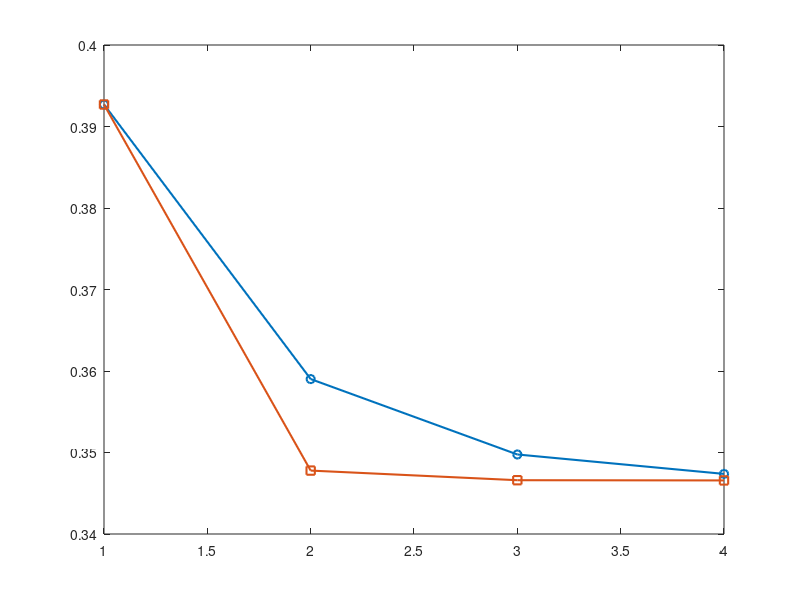

Write MATLAB code to recreate this figure. (Note: this script raises an error after producing the figure.)
% ========================================================================
% File:        romberg_tan.m
% Description: High-accuracy numerical integration of tan(x) from 0 to pi/4
%              using Romberg Integration with Richardson extrapolation.
%              This script builds the full Romberg table up to level 4,
%              prints all values with controlled precision, compares the
%              final estimate to the analytical solution, computes percent
%              error, and visualizes convergence behavior.
%
% Techniques Demonstrated:
%   - Composite trapezoidal rule refinement
%   - Richardson extrapolation
%   - Construction of Romberg table R(i,j)
%   - Numerical error analysis
%   - MATLAB vectorization & clean scientific coding practices
%
% ========================================================================

clc; clear; close all;

%% ------------------------------------------------------------------------
%  Problem Setup
% -------------------------------------------------------------------------
f = @(x) tan(x);     % Integrand
a = 0;               % Lower limit
b = pi/4;            % Upper limit

% Analytical exact solution
I_exact = -log(cos(b));

% Romberg parameters
maxLevel = 4;
R = zeros(maxLevel, maxLevel);

%% ------------------------------------------------------------------------
%  Step 1: Build Trapezoidal Approximations R(k,1)
% -------------------------------------------------------------------------
for k = 1:maxLevel
    
    n = 2^(k-1);          % Number of subintervals
    h = (b - a) / n;      % Step size
    
    x = a:h:b;            % Partition points
    y = f(x);             % Function values
    
    % Composite trapezoidal rule
    R(k,1) = h * (0.5*y(1) + sum(y(2:end-1)) + 0.5*y(end));
end

%% ------------------------------------------------------------------------
%  Step 2: Richardson Extrapolation to Build Full Romberg Table
% -------------------------------------------------------------------------
for i = 2:maxLevel
    for j = 2:i
        R(i,j) = R(i,j-1) + (R(i,j-1) - R(i-1,j-1)) / (4^(j-1) - 1);
    end
end

%% ------------------------------------------------------------------------
%  Step 3: Display Full Romberg Table
% -------------------------------------------------------------------------
fprintf("\nRomberg Table (values shown with 6 significant figures):\n\n");

for i = 1:maxLevel
    for j = 1:i
        fprintf("%12.6g  ", R(i,j));
    end
    fprintf("\n");
end

%% ------------------------------------------------------------------------
%  Step 4: Error Computation
% -------------------------------------------------------------------------
I_romberg = R(maxLevel, maxLevel);
percent_error = abs((I_exact - I_romberg) / I_exact) * 100;

fprintf("\nExact Value      = %.6g\n", I_exact);
fprintf("Romberg R(4,4)   = %.6g\n", I_romberg);
fprintf("Percent Error    = %.6g %%\n", percent_error);

%% ------------------------------------------------------------------------
%  Step 5: Convergence Plot
% -------------------------------------------------------------------------
figure;
plot(1:maxLevel, R(:,1), 'o-', 'LineWidth', 1.5); hold on;
plot(1:maxLevel, diag(R), 's-', 'LineWidth', 1.5);

yline(I_exact, '--', 'Exact');

xlabel('Refinement Level');
ylabel('Integral Estimate');
title('Romberg Convergence (O(h^8) Accuracy)');
legend('R(k,1) - Trapezoidal','R(k,k) - Romberg','Exact','Location','best');
grid on;
